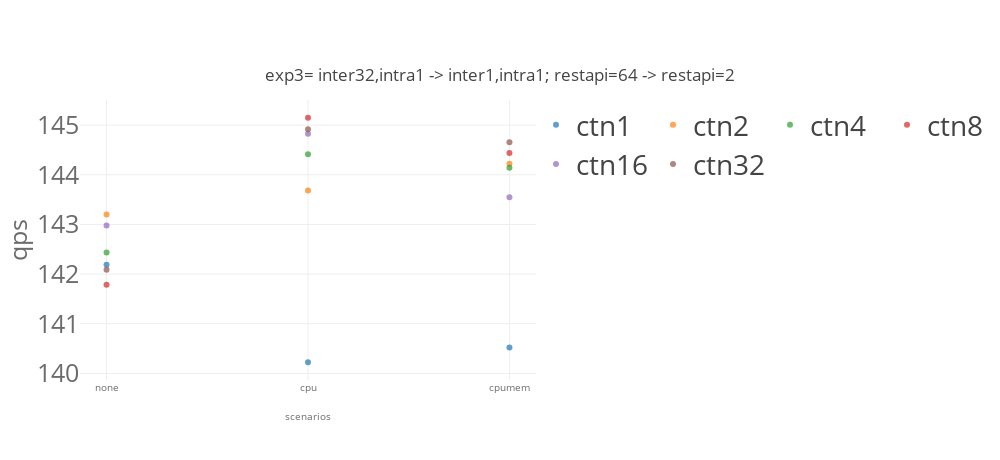

This figure's notebook cell:
### Code cell
import matplotlib
import matplotlib.pyplot as plt
import numpy as np
from svglib.svglib import svg2rlg
from reportlab.graphics import renderPDF
from reportlab.pdfgen import canvas

from numpy import percentile, mean, std
import plotly.graph_objects as go

from plotly.offline import init_notebook_mode, iplot

import plotly.io as pio
pio.templates.default = "none"
# pio.templates.default = "simple_white"

import plotly.graph_objects as go
from plotly.subplots import make_subplots
import pandas as pd
# import plotly.express as px


for cbatch in [10]:
    for model_name in ['resnet']:
        list_traces = []
        for numctn in [1,2,4,8,16,32]: 
            dfg_bench = dfg[(dfg['benchmark']== model_name)  & (dfg['cbatch']==cbatch) & (dfg['numctn']==numctn) &\
                        ((dfg['k8senv']=='none') |\
                         (dfg['k8senv']=='cpumem')| (dfg['k8senv']=='cpumemory'))]
            print(dfg_bench)


            #data
            trace = go.Scatter(
                name="ctn"+str(numctn),
                x=[ 'none','cpu','cpumem'],
                y= dfg_bench['qps'].values.tolist(),
    #             error_y = dict(type='data', array=df1_bench['model_time_std'].values.tolist()),
                opacity=0.7,
                mode='markers'
            )
            list_traces.append(trace)

        

        #layout
        layout = go.Layout(
            title={
                'text': "exp3= inter32,intra1 -> inter1,intra1; restapi=64 -> restapi=2" ,
                'y':0.85,
                'x':0.5,
                'xanchor': 'center',
                'yanchor': 'top'},
            width=1000,
            height=460,
            xaxis=dict(
                title= "scenarios",
                tickvals=[ 'none','cpu','cpumem'],
                titlefont=dict(
                    size=10,
                    color='rgb(107, 107, 107)'
                ),
                tickfont=dict(
                    size=10,
                    color='rgb(107, 107, 107)'
                )
            ),
            yaxis=dict(
                title= "qps",
                automargin=True,
                titlefont=dict(
                    size=25,
                    color='rgb(107, 107, 107)'
                ),
                tickfont=dict(
                    size=25,
                    color='rgb(107, 107, 107)'
                ),    
            ),
            legend=dict(
                x=1.0,
                y=1.0,
                bgcolor='rgba(255, 255, 255, 0)',
                bordercolor='rgba(255, 255, 255, 0)',
                font = dict( size = 28)
            ),
            barmode='group',
            bargap=0.15,
            bargroupgap=0.08
    #         legend_orientation="h"
        )

    data = list_traces
    fig = go.Figure(data=data, layout=layout)
    fig.update_layout(legend_orientation="h")
    fig.show()    

#     fig.write_image(path + model_name + k8senv +'.pdf')

### Figure 1 — Plotly figure (JSON) as saved in the notebook; plotly's stock layout.template omitted (floating-point values rounded to 4 significant figures)
{"data": [{"mode": "markers", "name": "ctn1", "opacity": 0.7, "type": "scatter", "x": ["none", "cpu", "cpumem"], "y": [142.2, 140.2, 140.5]}, {"mode": "markers", "name": "ctn2", "opacity": 0.7, "type": "scatter", "x": ["none", "cpu", "cpumem"], "y": [143.2, 143.7, 144.2]}, {"mode": "markers", "name": "ctn4", "opacity": 0.7, "type": "scatter", "x": ["none", "cpu", "cpumem"], "y": [142.4, 144.4, 144.1]}, {"mode": "markers", "name": "ctn8", "opacity": 0.7, "type": "scatter", "x": ["none", "cpu", "cpumem"], "y": [141.8, 145.1, 144.4]}, {"mode": "markers", "name": "ctn16", "opacity": 0.7, "type": "scatter", "x": ["none", "cpu", "cpumem"], "y": [143.0, 144.8, 143.5]}, {"mode": "markers", "name": "ctn32", "opacity": 0.7, "type": "scatter", "x": ["none", "cpu", "cpumem"], "y": [142.1, 144.9, 144.7]}], "layout": {"bargap": 0.15, "bargroupgap": 0.08, "barmode": "group", "height": 460, "legend": {"bgcolor": "rgba(255, 255, 255, 0)", "bordercolor": "rgba(255, 255, 255, 0)", "font": {"size": 28}, "orientation": "h", "x": 1, "y": 1}, "title": {"text": "exp3= inter32,intra1 -> inter1,intra1; restapi=64 -> restapi=2", "x": 0.5, "xanchor": "center", "y": 0.85, "yanchor": "top"}, "width": 1000, "xaxis": {"tickfont": {"color": "rgb(107, 107, 107)", "size": 10}, "tickvals": ["none", "cpu", "cpumem"], "title": {"font": {"color": "rgb(107, 107, 107)", "size": 10}, "text": "scenarios"}}, "yaxis": {"automargin": true, "tickfont": {"color": "rgb(107, 107, 107)", "size": 25}, "title": {"font": {"color": "rgb(107, 107, 107)", "size": 25}, "text": "qps"}}}}
